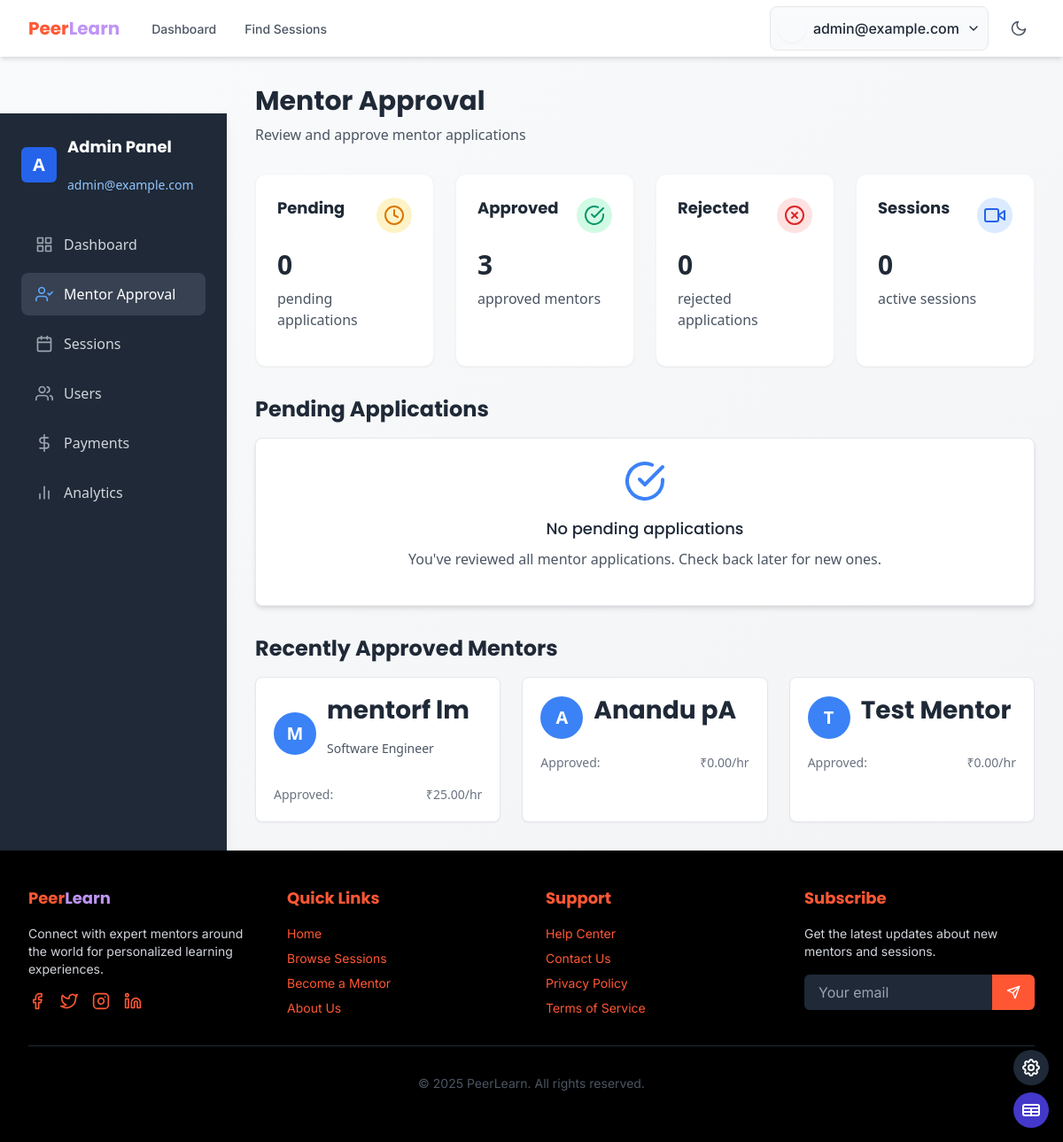
Before: /admin-panel/mentor-approval/ (signed in) with the older database file.
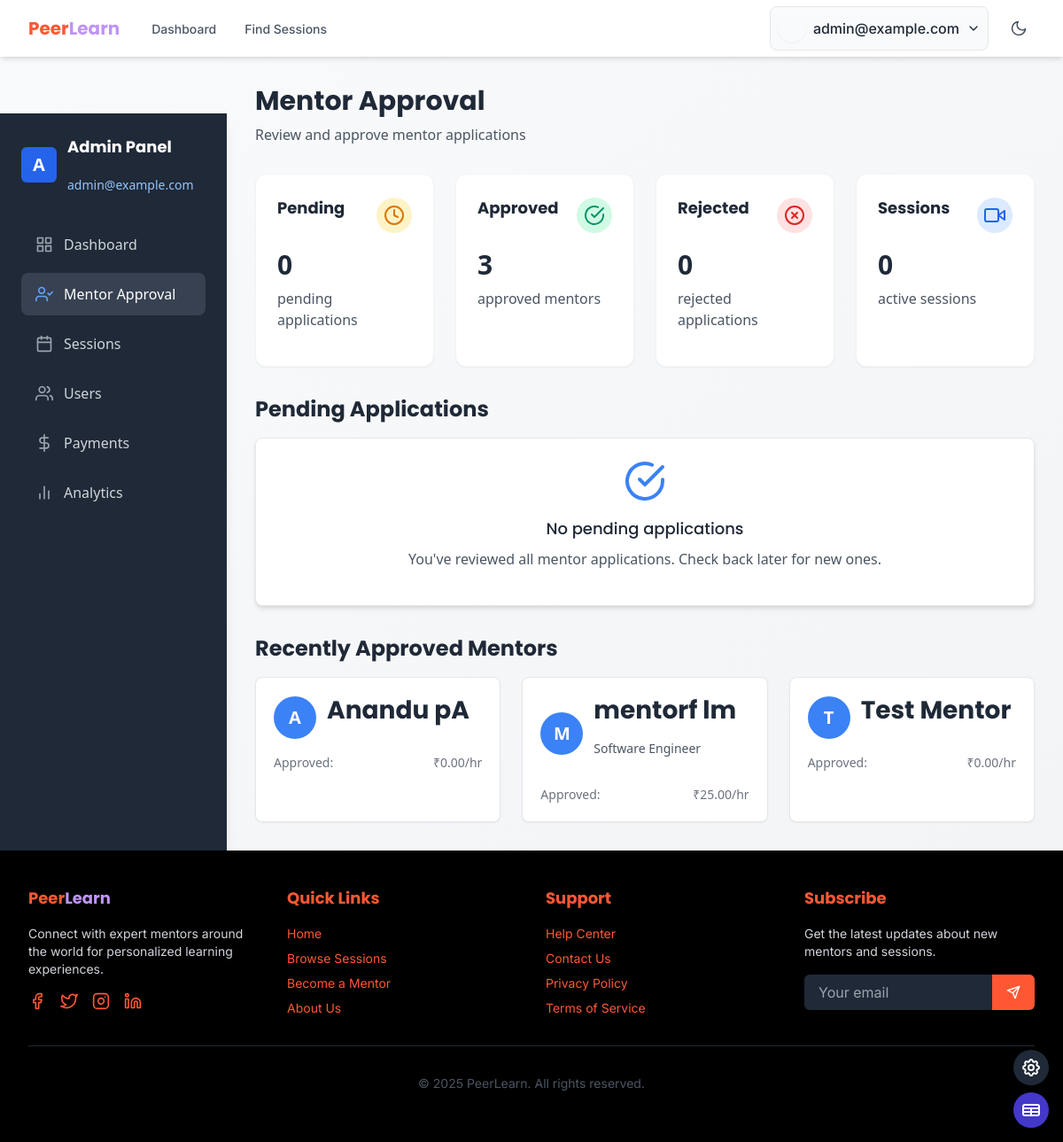
After: the same page with the newer database file.
### users/models.py (models this page shows, shortened)
class MentorProfile(models.Model):
    user = models.OneToOneField(User, on_delete=models.CASCADE, related_name='mentor_profile')
    expertise = models.CharField(_('area of expertise'), max_length=255)
    bio = models.TextField(_('biography'))
    hourly_rate = models.DecimalField(_('hourly rate'), max_digits=10, decimal_places=2)
    is_approved = models.BooleanField(_('approved status'), default=False)
    intro_video = models.URLField(_('introduction video'), blank=True, null=True)
    average_rating = models.DecimalField(_('average rating'), max_digits=3, decimal_places=2, default=0)
    total_reviews = models.PositiveIntegerField(_('total reviews'), default=0)
    created_at = models.DateTimeField(auto_now_add=True)
    updated_at = models.DateTimeField(auto_now=True)

class User(AbstractUser):
    ROLE_CHOICES = (
        ('learner', _('Learner')),
        ('mentor', _('Mentor')),
        ('admin', _('Admin')),
    )
    username = None
    email = models.EmailField(_('email address'), unique=True)
    profile_picture = models.ImageField(_('profile picture'), upload_to='profile_pictures/', blank=True, null=True)
    role = models.CharField(_('role'), max_length=10, choices=ROLE_CHOICES, default='learner')
    two_factor_enabled = models.BooleanField(_('two-factor authentication'), default=False)
    USERNAME_FIELD = 'email'
    REQUIRED_FIELDS = []
    objects = UserManager()
    def get_full_name(self):
        return f"{self.first_name} {self.last_name}".strip() or self.email
    full_name = property(get_full_name)
    def get_dashboard_url(self):
        if self.role == 'learner':
            return reverse('learner_dashboard')
        elif self.role == 'mentor':
            return reverse('mentor_dashboard')
        elif self.role == 'admin':
            return reverse('admin_dashboard')
        return reverse('landing_page')

### admin_panel/views.py (the view)
# urls.py: path('mentor-approval/', views.mentor_approval, name='mentor_approval'),
@login_required
@user_passes_test(is_admin)
def mentor_approval(request):
    pending_mentors = MentorProfile.objects.filter(is_approved=False).select_related('user').order_by('-created_at')
    pending_count = pending_mentors.count()
    approved_count = MentorProfile.objects.filter(is_approved=True).count()
    rejected_count = 0  # This would be tracked in a real app
    now = timezone.now()
    sessions_count = Session.objects.filter(
        status='in_progress',
        start_time__lte=now,
        end_time__gte=now
    ).count()
    recent_approved = MentorProfile.objects.filter(
        is_approved=True
    ).select_related('user').order_by('-updated_at')[:10]
    context = {
        'pending_mentors': pending_mentors,
        'recent_approved': recent_approved,
        'pending_count': pending_count,
        'approved_count': approved_count,
        'rejected_count': rejected_count,
        'sessions_count': sessions_count,
    }
    return render(request, 'admin_panel/mentor_approval.html', context)

### admin_panel/views.py (called while the page is built)
def is_admin(user):
    return user.is_authenticated and user.role == 'admin'

### templates/admin_panel/mentor_approval.html (shortened to what the changed rows need)
{% extends 'base.html' %}
{% load i18n %}
{% load static %}
{% block content %}
<div class="min-h-screen bg-gradient-to-br from-gray-50 to-gray-100 font-sans">
    <div class="hidden md:block fixed left-0 top-16 bottom-0 w-64 bg-gray-800 shadow-lg z-10">
        <div class="p-6">
            <div class="flex items-center mb-8">
                <div>
                    <h2 class="text-lg font-bold text-white">{% trans "Admin Panel" %}</h2>
                </div>
            </div>
        </div>
    </div>
    <div class="md:ml-64 p-6 lg:p-8">
        <h1 class="text-3xl font-bold text-gray-800 mb-2">{% trans "Mentor Approval" %}</h1>
        <div class="grid grid-cols-1 md:grid-cols-4 gap-6 mb-8">
            <div class="bg-white rounded-xl shadow-sm p-6 border border-gray-100">
                <div class="flex justify-between items-center mb-4">
                    <h2 class="text-lg font-bold text-gray-800">{% trans "Pending" %}</h2>
                </div>
            </div>
            <div class="bg-white rounded-xl shadow-sm p-6 border border-gray-100">
                <div class="flex justify-between items-center mb-4">
                    <h2 class="text-lg font-bold text-gray-800">{% trans "Approved" %}</h2>
                </div>
            </div>
            <div class="bg-white rounded-xl shadow-sm p-6 border border-gray-100">
                <div class="flex justify-between items-center mb-4">
                    <h2 class="text-lg font-bold text-gray-800">{% trans "Rejected" %}</h2>
                </div>
            </div>
            <div class="bg-white rounded-xl shadow-sm p-6 border border-gray-100">
                <div class="flex justify-between items-center mb-4">
                    <h2 class="text-lg font-bold text-gray-800">{% trans "Sessions" %}</h2>
                </div>
            </div>
        </div>
        <h2 class="text-2xl font-bold mb-4">{% trans "Pending Applications" %}</h2>
        <h2 class="text-2xl font-bold mb-4">{% trans "Recently Approved Mentors" %}</h2>
        {% if recent_approved %}
            <div class="grid grid-cols-1 md:grid-cols-2 lg:grid-cols-3 gap-6">
                {% for mentor in recent_approved %}
                    <div class="bg-white rounded-lg shadow-sm border border-gray-200 overflow-hidden">
                        <div class="p-5">
                            <div class="flex items-center mb-4">
                                {% if mentor.user.profile_picture %}
                                    <img src="{{ mentor.user.profile_picture.url }}" alt="{{ mentor.user.get_full_name }}" class="h-12 w-12 rounded-full object-cover mr-3">
                                {% else %}
                                    <div class="h-12 w-12 rounded-full bg-blue-500 text-white flex items-center justify-center font-bold text-xl mr-3">
                                        {{ mentor.user.first_name|first|upper }}
                                    </div>
                                {% endif %}
                                <div>
                                    <h3 class="font-bold">{{ mentor.user.get_full_name }}</h3>
                                    <p class="text-sm text-gray-600">{{ mentor.expertise }}</p>
                                </div>
                            </div>
                            <div class="flex justify-between text-sm text-gray-500 mt-4">
                                <span>{% trans "Approved:" %} {{ mentor.approved_at|date:"M d, Y" }}</span>
                                <span>₹{{ mentor.hourly_rate }}/hr</span>
                            </div>
                        </div>
                    </div>
                {% endfor %}
            </div>
        {% endif %}
    </div>
</div>
{% endblock %}

Changed rows visible on the page:
changed MentorProfile "Anandu pA": moves up the list
